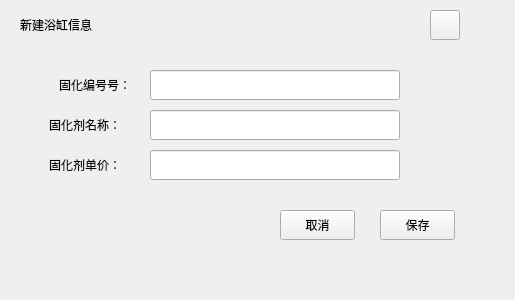
<?xml version="1.0" encoding="UTF-8"?>
<ui version="4.0">
 <class>CuringEdit</class>
 <widget class="QWidget" name="CuringEdit">
  <property name="geometry">
   <rect>
    <x>0</x>
    <y>0</y>
    <width>515</width>
    <height>300</height>
   </rect>
  </property>
  <property name="windowTitle">
   <string>Form</string>
  </property>
  <widget class="QLabel" name="UserLab_2">
   <property name="geometry">
    <rect>
     <x>49</x>
     <y>150</y>
     <width>101</width>
     <height>30</height>
    </rect>
   </property>
   <property name="text">
    <string>固化剂单价：</string>
   </property>
  </widget>
  <widget class="QLabel" name="TitleLab">
   <property name="geometry">
    <rect>
     <x>10</x>
     <y>20</y>
     <width>461</width>
     <height>31</height>
    </rect>
   </property>
   <property name="text">
    <string/>
   </property>
  </widget>
  <widget class="QLabel" name="label">
   <property name="geometry">
    <rect>
     <x>20</x>
     <y>10</y>
     <width>151</width>
     <height>30</height>
    </rect>
   </property>
   <property name="text">
    <string>新建浴缸信息</string>
   </property>
  </widget>
  <widget class="QPushButton" name="SaveBtn">
   <property name="geometry">
    <rect>
     <x>380</x>
     <y>210</y>
     <width>75</width>
     <height>30</height>
    </rect>
   </property>
   <property name="text">
    <string>保存</string>
   </property>
  </widget>
  <widget class="QLabel" name="InerLab">
   <property name="geometry">
    <rect>
     <x>60</x>
     <y>90</y>
     <width>401</width>
     <height>231</height>
    </rect>
   </property>
   <property name="styleSheet">
    <string notr="true"/>
   </property>
   <property name="text">
    <string/>
   </property>
  </widget>
  <widget class="QPushButton" name="CloseBtn">
   <property name="geometry">
    <rect>
     <x>430</x>
     <y>10</y>
     <width>30</width>
     <height>30</height>
    </rect>
   </property>
   <property name="text">
    <string/>
   </property>
  </widget>
  <widget class="QLabel" name="UserLab_1">
   <property name="geometry">
    <rect>
     <x>49</x>
     <y>110</y>
     <width>101</width>
     <height>30</height>
    </rect>
   </property>
   <property name="text">
    <string>固化剂名称：</string>
   </property>
  </widget>
  <widget class="QPushButton" name="CancleBtn">
   <property name="geometry">
    <rect>
     <x>280</x>
     <y>210</y>
     <width>75</width>
     <height>30</height>
    </rect>
   </property>
   <property name="text">
    <string>取消</string>
   </property>
  </widget>
  <widget class="QLabel" name="UserLab_3">
   <property name="geometry">
    <rect>
     <x>59</x>
     <y>70</y>
     <width>91</width>
     <height>30</height>
    </rect>
   </property>
   <property name="text">
    <string>固化编号号：</string>
   </property>
  </widget>
  <widget class="QLineEdit" name="CurAgePrice">
   <property name="geometry">
    <rect>
     <x>150</x>
     <y>150</y>
     <width>250</width>
     <height>30</height>
    </rect>
   </property>
  </widget>
  <widget class="QLineEdit" name="CurAgeID">
   <property name="geometry">
    <rect>
     <x>150</x>
     <y>70</y>
     <width>250</width>
     <height>30</height>
    </rect>
   </property>
  </widget>
  <widget class="QLineEdit" name="CurAgeName">
   <property name="geometry">
    <rect>
     <x>150</x>
     <y>110</y>
     <width>250</width>
     <height>30</height>
    </rect>
   </property>
  </widget>
  <zorder>InerLab</zorder>
  <zorder>TitleLab</zorder>
  <zorder>UserLab_2</zorder>
  <zorder>label</zorder>
  <zorder>SaveBtn</zorder>
  <zorder>CloseBtn</zorder>
  <zorder>UserLab_1</zorder>
  <zorder>CancleBtn</zorder>
  <zorder>UserLab_3</zorder>
  <zorder>CurAgePrice</zorder>
  <zorder>CurAgeID</zorder>
  <zorder>CurAgeName</zorder>
 </widget>
 <resources/>
 <connections/>
</ui>
